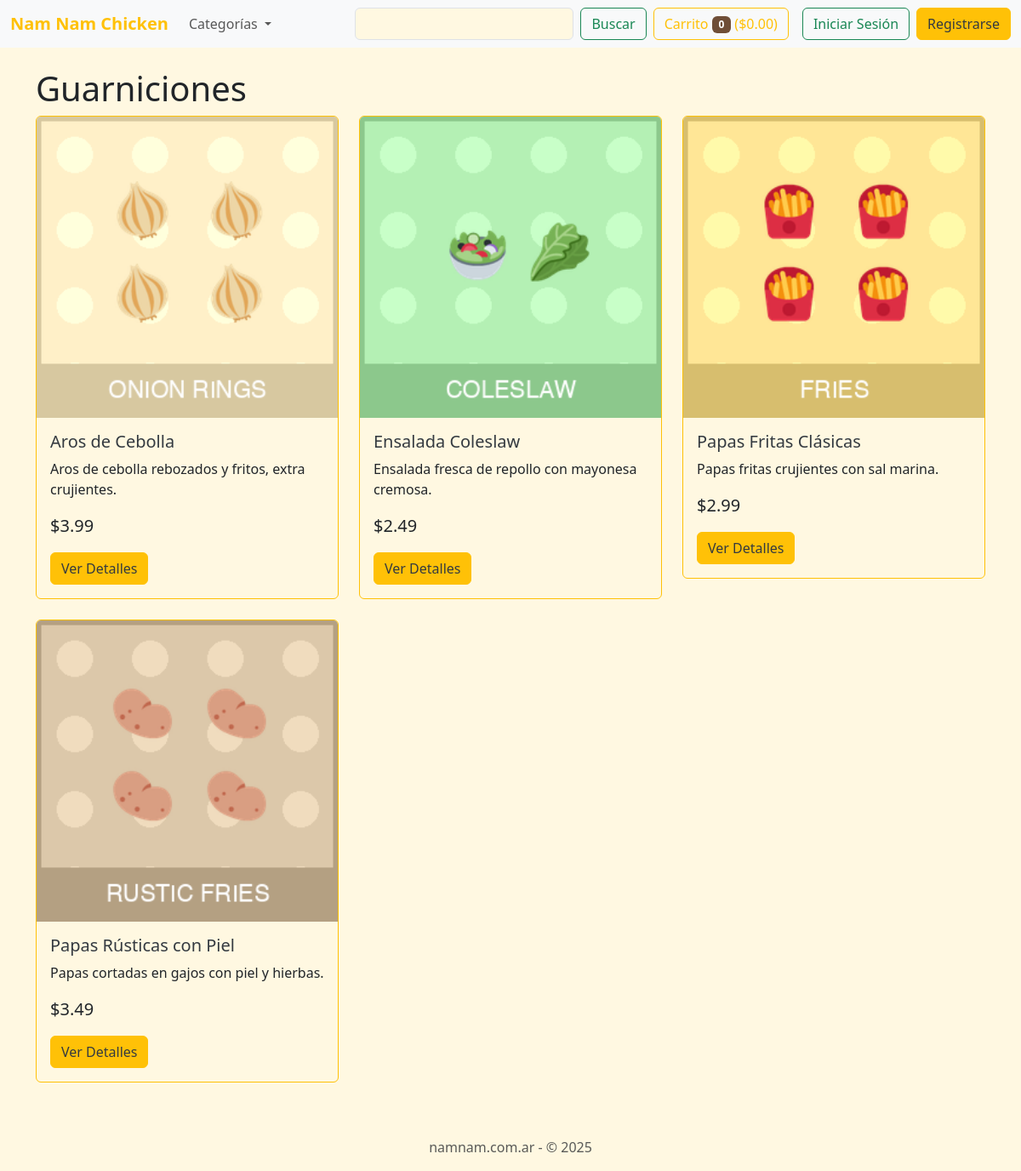
Screenshot of /guarniciones/ with the database file from the repository.
### shop/models.py (models this page shows, shortened)
class Category(models.Model):
    name = models.CharField(max_length=200)
    slug = models.SlugField(max_length=200, unique=True)
    class Meta:
        ordering = ['name']
        indexes = [
            models.Index(fields=['name']),
        ]
        verbose_name = 'category'
        verbose_name_plural = 'categories'
    def get_absolute_url(self):
        return reverse('shop:product_list_by_category', args=[self.slug])

class Product(models.Model):
    category = models.ForeignKey(Category,
                                 related_name='products',
                                 on_delete=models.CASCADE)
    name = models.CharField(max_length=200)
    slug = models.SlugField(max_length=200)
    image = models.ImageField(upload_to='products/%Y/%m/%d', blank=True)
    description = models.TextField(blank=True)
    price = models.DecimalField(max_digits=10, decimal_places=2)
    available = models.BooleanField(default=True)
    stock = models.PositiveIntegerField(default=0)
    average_rating = models.DecimalField(max_digits=3, decimal_places=2, default=0.00)
    total_reviews = models.PositiveIntegerField(default=0)
    created = models.DateTimeField(auto_now_add=True)
    updated = models.DateTimeField(auto_now=True)
    class Meta:
        ordering = ['name']
        indexes = [
            models.Index(fields=['id', 'slug']),
            models.Index(fields=['name']),
            models.Index(fields=['-created']),
        ]
    def get_absolute_url(self):
        return reverse('shop:product_detail', args=[self.id, self.slug])

### shop/views.py (the view)
# urls.py: path('', views.product_list, name='product_list'),
def product_list(request, category_slug=None):
    category = None
    categories = Category.objects.all()
    products = Product.objects.filter(available=True)
    query = request.GET.get('q')
    if query:
        products = products.filter(Q(name__icontains=query) | Q(description__icontains=query))
    if category_slug:
        category = get_object_or_404(Category, slug=category_slug)
        products = products.filter(category=category)
    return render(request,
                  'shop/product/list.html',
                  {'category': category,
                   'categories': categories,
                   'products': products})

### cart/cart.py (called while the page is built)
    def __len__(self):
        return sum(item['quantity'] for item in self.cart.values())

    def get_total_price(self):
        return sum(Decimal(item['price']) * item['quantity'] for item in self.cart.values())

### cart/context_processors.py (called while the page is built)
def cart(request):
    return {'cart': Cart(request)}

### shop/templates/shop/product/list.html (shortened to what this page needs)
{% extends "shop/base.html" %}
{% block content %}
    <div class="row">
        <div class="col-12">
            <h1>{% if category %}{{ category.name }}{% endif %}</h1>
        </div>
    </div>
    <div class="row">
        {% for product in products %}
            <div class="col-md-4 mb-4">
                <div class="card">
                    <a href="{{ product.get_absolute_url }}">
                        {% if product.image %}
                            <img src="{{ product.image.url }}" class="card-img-top" alt="{{ product.name }}">
                        {% else %}
                            <img src="https://via.placeholder.com/300x200.png?text=No+Image" class="card-img-top" alt="No image available">
                        {% endif %}
                    </a>
                    <div class="card-body">
                        <h5 class="card-title">{{ product.name }}</h5>
                        <p class="card-text">{{ product.description|truncatewords:20 }}</p>
                        <p class="card-text fs-5">${{ product.price }}</p>
                        <a href="{{ product.get_absolute_url }}" class="btn btn-primary">Ver Detalles</a>
                    </div>
                </div>
            </div>
        {% empty %}
            <div class="col-12">
                <p>No se encontraron productos.</p>
            </div>
        {% endfor %}
    </div>
{% endblock %}

### shop/static/shop/css/style.css (style rules this page uses)
:root { --bs-primary: #FFC107; --bs-secondary: #6F4E37; --bs-success: #28a745; --bs-info: #17a2b8; --bs-warning: #ffc107; --bs-danger: #dc3545; --bs-light: #f8f9fa; --bs-dark: #343a40; --bs-body-bg: #FFF8E1; }
html, body { height: 100%; }
body { display: flex; flex-direction: column; background-color: var(--bs-body-bg); background-image: url('/static/img/background.png'); background-size: cover; background-repeat: no-repeat; background-attachment: fixed; background-position: center center; }
.btn-primary { background-color: var(--bs-primary); border-color: var(--bs-primary); color: var(--bs-dark); }
div.card { border-color: var(--bs-primary); background-color: transparent; }
.card-title { color: var(--bs-dark); }

### rows the page displays
Category: name "Guarniciones"
Product: image (picture), name "Aros de Cebolla", description "Aros de cebolla rebozados y fritos, extra crujientes.", price "3.99"
Product: image (picture), name "Ensalada Coleslaw", description "Ensalada fresca de repollo con mayonesa cremosa.", price "2.49"
Product: image (picture), name "Papas Fritas Clásicas", description "Papas fritas crujientes con sal marina.", price "2.99"
Product: image (picture), name "Papas Rústicas con Piel", description "Papas cortadas en gajos con piel y hierbas.", price "3.49"

### other values shown
{{ cart|length }} "0"
{{ cart.get_total_price|floatformat:2 }} "0.00"
